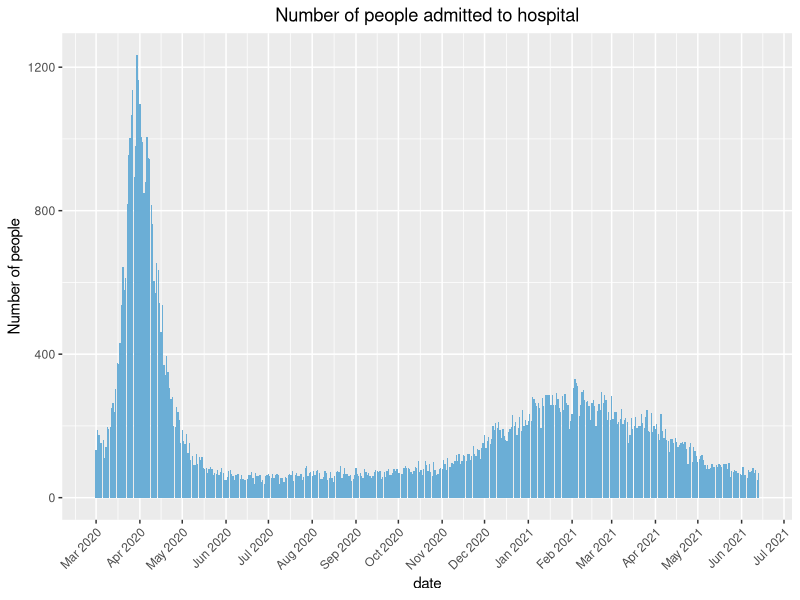
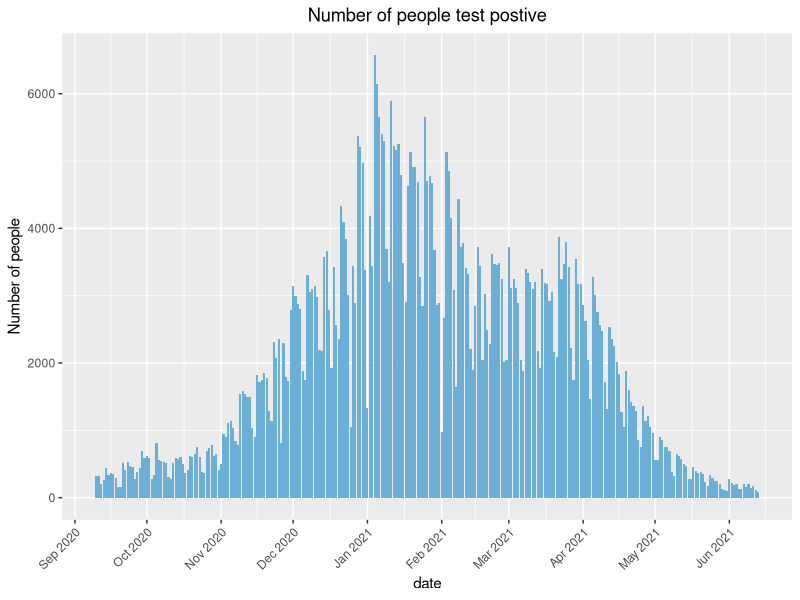
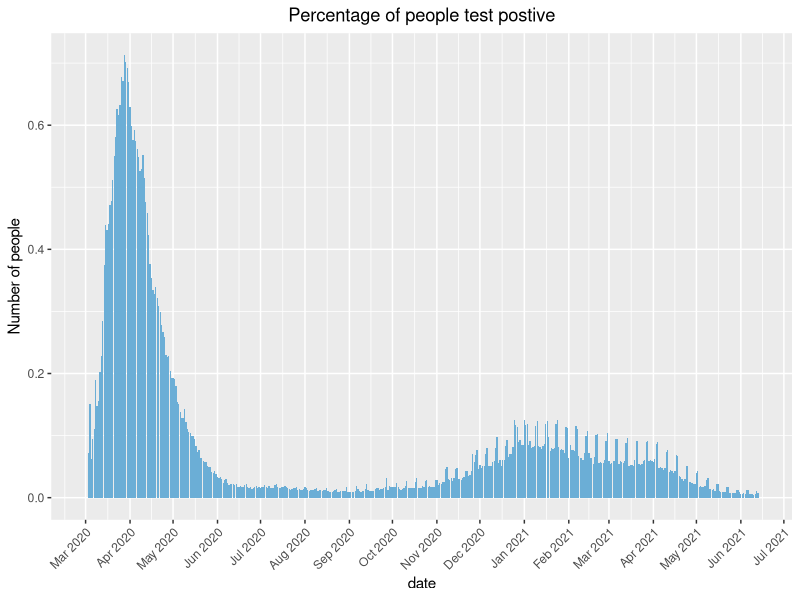
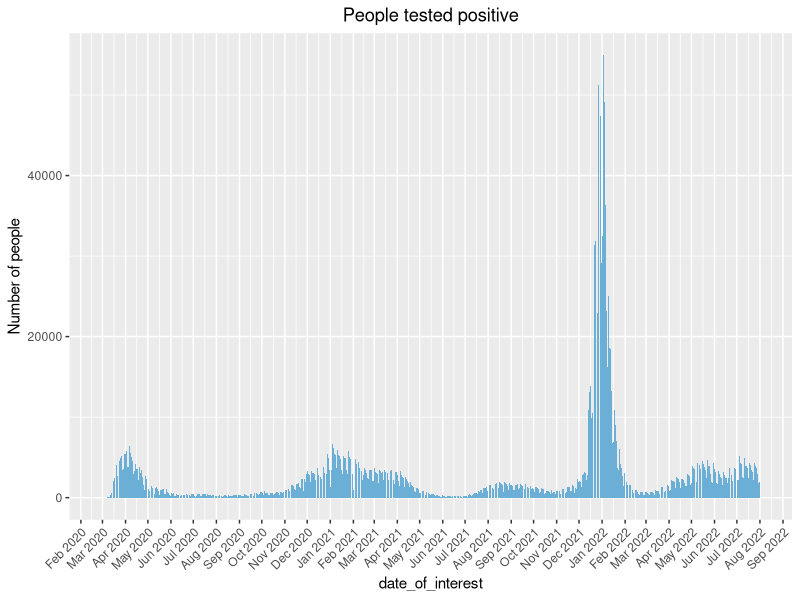
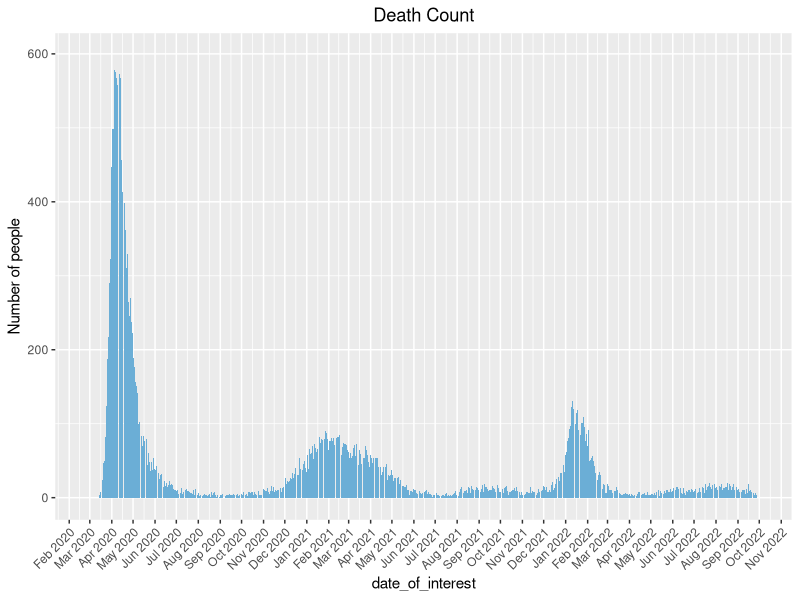

Recreate these plots in R, in order.
## ---- chunk 1
library(dplyr)
library(ggplot2)
library(stringr)
## ---- chunk 2
df_daily_hospital=read.csv("DOHMH_Covid-19_Milestone_Data__Daily_Number_of_People_Admitted_to_NYC_hospitals_for_Covid-19_like_Illness.csv")
df_newcase_7dayavg=read.csv("DOHMH_Covid-19_Milestone_Data__New_Cases_of_Covid-19__7_Day_Average_.csv")
df_percent_of_resid_testposi=read.csv("DOHMH_Covid-19_Milestone_Data__Percent_of_NYC_residents_tested_who_tested_positive.csv")
df_daily_case=read.csv("COVID-19_Daily_Counts_of_Cases__Hospitalizations__and_Deaths.csv")
## ---- chunk 3
for (i in 1:nrow(df_daily_hospital)){
  df_daily_hospital[i,"date"]=str_split(df_daily_hospital$date," ")[[i]][1]
}
for (i in 1:nrow(df_newcase_7dayavg)){
  df_newcase_7dayavg[i,"date"]=str_split(df_newcase_7dayavg$date," ")[[i]][1]
}
for (i in 1:nrow(df_percent_of_resid_testposi)){
  df_percent_of_resid_testposi[i,"date"]=str_split(df_percent_of_resid_testposi$date," ")[[i]][1]
}
## ---- chunk 4
df_daily_hospital$date<-as.Date(df_daily_hospital$date,"%m/%d/%Y")
df_newcase_7dayavg$date<-as.Date(df_newcase_7dayavg$date,"%m/%d/%Y")
df_percent_of_resid_testposi$date<-as.Date(df_percent_of_resid_testposi$date,"%m/%d/%Y")
df_daily_case$date_of_interest<-as.Date(df_daily_case$date_of_interest,"%m/%d/%Y")
## ---- chunk 5
df_daily_hospital%>%
  ggplot(data=.,aes(x=date, y=ili_pne_admit))+
  geom_bar(stat="identity",fill="#6baed6")+
  theme(axis.text.x = element_text(angle=45,hjust=1), plot.title = element_text(hjust = 0.5))+
  labs(title = "Number of people admitted to hospital")+
  ylab("Number of people")+
  scale_x_date(date_breaks = "1 month", date_labels =  "%b %Y") 
## ---- chunk 6
df_newcase_7dayavg%>%
  ggplot(data=.,aes(x=date, y=Confirmed_Cases))+
  geom_bar(stat="identity",fill="#6baed6")+
  theme(axis.text.x = element_text(angle=45,hjust=1), plot.title = element_text(hjust = 0.5))+
  labs(title = "Number of people test postive")+
  ylab("Number of people")+
  scale_x_date(date_breaks = "1 month", date_labels =  "%b %Y") 
## ---- chunk 7
df_percent_of_resid_testposi%>%
  ggplot(data=.,aes(x=date, y=percent_positive))+
  geom_bar(stat="identity",fill="#6baed6")+
  theme(axis.text.x = element_text(angle=45,hjust=1), plot.title = element_text(hjust = 0.5))+
  labs(title = "Percentage of people test postive")+
  ylab("Number of people")+
  scale_x_date(date_breaks = "1 month", date_labels =  "%b %Y") 
## ---- chunk 8
df_daily_case%>%
  filter(between(date_of_interest,as.Date('2020-03-01'),as.Date('2022-07-31')))%>%
  ggplot(data=.,aes(x=date_of_interest, y=CASE_COUNT))+
  geom_bar(stat="identity",fill="#6baed6")+
  theme(axis.text.x = element_text(angle=45,hjust=1), plot.title = element_text(hjust = 0.5))+
  labs(title = "People tested positive")+
  ylab("Number of people")+
  scale_x_date(date_breaks = "1 month", date_labels =  "%b %Y")
## ---- chunk 9
df_daily_case%>%
  ggplot(data=.,aes(x=date_of_interest, y=DEATH_COUNT))+
  geom_bar(stat="identity",fill="#6baed6")+
  theme(axis.text.x = element_text(angle=45,hjust=1), plot.title = element_text(hjust = 0.5))+
  labs(title = "Death Count")+
  ylab("Number of people")+
  scale_x_date(date_breaks = "1 month", date_labels =  "%b %Y")
